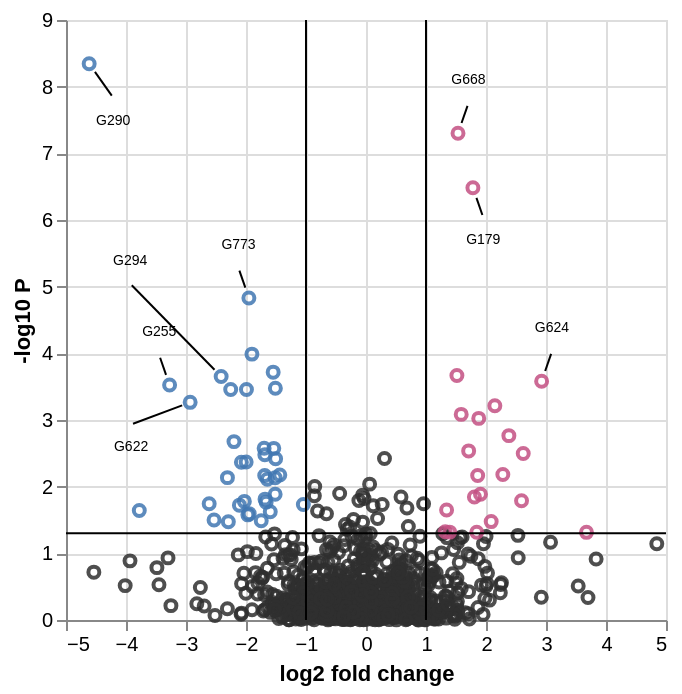

This figure's Vega-Lite source:
### Vega-Lite specification from a JSON file in a GitHub repository (floating-point values rounded to 4 significant figures; data arrays with more than 128 entries replaced by an {"elided": "..."} marker saying what was removed)
{"config": {"view": {"continuousWidth": 300, "continuousHeight": 300}}, "layer": [{"data": {"name": "data-89c060c72859b0c41b1a176ead185f7e"}, "mark": {"type": "point", "opacity": 0.85}, "encoding": {"color": {"field": "significance", "legend": null, "scale": {"domain": ["Gained", "Lost", "Non-differential"], "range": ["#C35082", "#4177B1", "#2F2F2F"]}, "type": "nominal"}, "x": {"field": "log2fc", "title": "log2 fold change", "type": "quantitative"}, "y": {"field": "neglog10p", "title": "-log10 P", "type": "quantitative"}}}, {"data": {"values": [{"__dysonsphere__": 1}]}, "mark": {"type": "rule", "opacity": 1.0}, "encoding": {"x": {"datum": -1.0}}}, {"data": {"values": [{"__dysonsphere__": 1}]}, "mark": {"type": "rule", "opacity": 1.0}, "encoding": {"x": {"datum": 1.0}}}, {"data": {"values": [{"__dysonsphere__": 1}]}, "mark": {"type": "rule", "opacity": 1.0}, "encoding": {"y": {"datum": 1.301}}}, {"layer": [{"data": {"values": [{"__dysonsphere__": 1}]}, "mark": {"type": "rule", "strokeDash": [0, 0]}, "encoding": {"x": {"datum": 1.841, "scale": {"domain": [-5.0, 5.0], "nice": false, "zero": false}}, "x2": {"datum": 1.94}, "y": {"datum": 6.331, "scale": {"domain": [0.0, 9.0], "nice": false, "zero": false}}, "y2": {"datum": 6.075}}}, {"data": {"values": [{"__dysonsphere__": 1}]}, "mark": {"type": "text", "align": "center", "baseline": "middle", "fontSize": 7}, "encoding": {"text": {"value": "G179"}, "x": {"datum": 1.954}, "y": {"datum": 5.694}}}, {"data": {"values": [{"__dysonsphere__": 1}]}, "mark": {"type": "rule", "strokeDash": [0, 0]}, "encoding": {"x": {"datum": -3.332}, "x2": {"datum": -3.431}, "y": {"datum": 3.678}, "y2": {"datum": 3.934}}}, {"data": {"values": [{"__dysonsphere__": 1}]}, "mark": {"type": "text", "align": "center", "baseline": "middle", "fontSize": 7}, "encoding": {"text": {"value": "G255"}, "x": {"datum": -3.446}, "y": {"datum": 4.315}}}, {"data": {"values": [{"__dysonsphere__": 1}]}, "mark": {"type": "rule", "strokeDash": [0, 0]}, "encoding": {"x": {"datum": -4.518}, "x2": {"datum": -4.237}, "y": {"datum": 8.221}, "y2": {"datum": 7.865}}}, {"data": {"values": [{"__dysonsphere__": 1}]}, "mark": {"type": "text", "align": "center", "baseline": "middle", "fontSize": 7}, "encoding": {"text": {"value": "G290"}, "x": {"datum": -4.214}, "y": {"datum": 7.492}}}, {"data": {"values": [{"__dysonsphere__": 1}]}, "mark": {"type": "rule", "strokeDash": [0, 0]}, "encoding": {"x": {"datum": -2.525}, "x2": {"datum": -3.904}, "y": {"datum": 3.754}, "y2": {"datum": 5.022}}}, {"data": {"values": [{"__dysonsphere__": 1}]}, "mark": {"type": "text", "align": "center", "baseline": "middle", "fontSize": 7}, "encoding": {"text": {"value": "G294"}, "x": {"datum": -3.931}, "y": {"datum": 5.39}}}, {"data": {"values": [{"__dysonsphere__": 1}]}, "mark": {"type": "rule", "strokeDash": [0, 0]}, "encoding": {"x": {"datum": -3.064}, "x2": {"datum": -3.883}, "y": {"datum": 3.22}, "y2": {"datum": 2.943}}}, {"data": {"values": [{"__dysonsphere__": 1}]}, "mark": {"type": "text", "align": "center", "baseline": "middle", "fontSize": 7}, "encoding": {"text": {"value": "G622"}, "x": {"datum": -3.915}, "y": {"datum": 2.589}}}, {"data": {"values": [{"__dysonsphere__": 1}]}, "mark": {"type": "rule", "strokeDash": [0, 0]}, "encoding": {"x": {"datum": 2.986}, "x2": {"datum": 3.085}, "y": {"datum": 3.735}, "y2": {"datum": 3.992}}}, {"data": {"values": [{"__dysonsphere__": 1}]}, "mark": {"type": "text", "align": "center", "baseline": "middle", "fontSize": 7}, "encoding": {"text": {"value": "G624"}, "x": {"datum": 3.1}, "y": {"datum": 4.373}}}, {"data": {"values": [{"__dysonsphere__": 1}]}, "mark": {"type": "rule", "strokeDash": [0, 0]}, "encoding": {"x": {"datum": 1.593}, "x2": {"datum": 1.692}, "y": {"datum": 7.456}, "y2": {"datum": 7.712}}}, {"data": {"values": [{"__dysonsphere__": 1}]}, "mark": {"type": "text", "align": "center", "baseline": "middle", "fontSize": 7}, "encoding": {"text": {"value": "G668"}, "x": {"datum": 1.706}, "y": {"datum": 8.093}}}, {"data": {"values": [{"__dysonsphere__": 1}]}, "mark": {"type": "rule", "strokeDash": [0, 0]}, "encoding": {"x": {"datum": -2.011}, "x2": {"datum": -2.11}, "y": {"datum": 4.985}, "y2": {"datum": 5.241}}}, {"data": {"values": [{"__dysonsphere__": 1}]}, "mark": {"type": "text", "align": "center", "baseline": "middle", "fontSize": 7}, "encoding": {"text": {"value": "G773"}, "x": {"datum": -2.124}, "y": {"datum": 5.622}}}]}], "name": "__dysonsphere_ext_biology", "$schema": "https://vega.github.io/schema/vega-lite/v6.4.1.json", "datasets": {"data-89c060c72859b0c41b1a176ead185f7e": {"elided": "800 records"}}}
